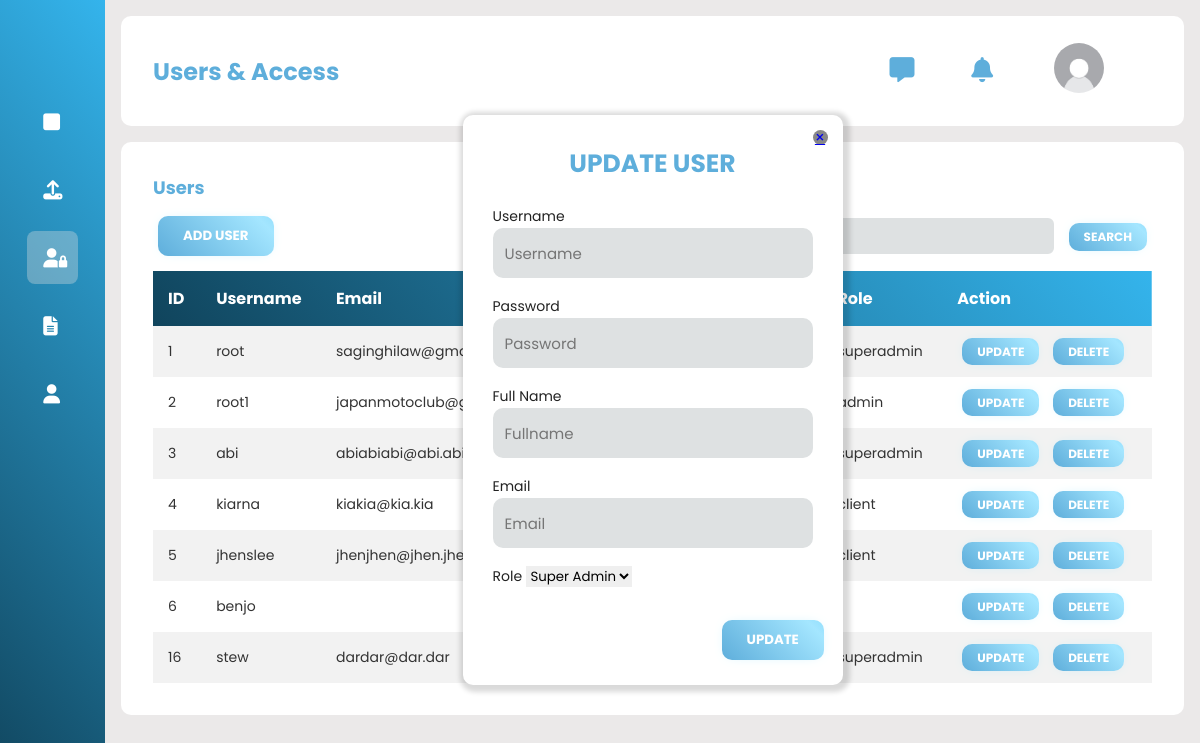
The page /crud/update.php (signed in) on the database its author committed.
### tables this page shows
CREATE TABLE `tbuser` (
  `id` int(15) UNSIGNED NOT NULL,
  `role` varchar(15) NOT NULL,
  `username` varchar(45) NOT NULL,
  `email` varchar(50) NOT NULL,
  `password` varchar(45) NOT NULL,
  `fullname` varchar(45) NOT NULL,
  `a_status` varchar(10) NOT NULL,
  `profile_picture` varchar(50) NOT NULL
);

### crud/update.php (the view, shortened to what this page needs)
<!DOCTYPE html>
<html>
    <head>
        <link rel="stylesheet" type="text/css" href="../include/styles/styles.css">
        <link rel="stylesheet" href="https://cdnjs.cloudflare.com/ajax/libs/font-awesome/6.4.0/css/all.min.css"/>
    </head>
    <?php
        require_once 'connect.php';
            echo '<div class="sidebar">
            <div class="logo"></div>
                <ul class="menu">
                    <li>
                        <a href="..\home.php">
                        <i class="fas fa-square"></i>
                    </a>
                </li>
                <li>
                <a href="..\upload.php">
                    <i class="fas fa-upload"></i>
                </a>
                </li>
                <li class="active">
                    <a href=".\read.php">
                        <i class="fas fa-user-lock"></i>
                    </a>
                </li>
                <li>
                    <a href="..\auditlog.php">
                        <i class="fas fa-file-lines"></i>
                    </a>
                </li>
                <li>
                <a href="#">
                    <i class="fas fa-user"></i>
                </a>
                </li>
            </ul>
        </div>
    <div class="main--content">
        <div class="header--wrapper">
            <div class="header--title">
                <h2>Users & Access</h2>
            </div>
            <div class="user--info">
                <div class="nav--icons">
                    <ul>
                        <li>
                            <a href="">
                            <i class="fa-solid fa-message"></i>
                            </a>
                        </li>
                        <li>
                            <a href="" class="notification">
                            <i class="fa-solid fa-bell"></i>
                            </a>
                        </li>
                    </ul>
                </div>
                <div class="profile" >
                <img id="menu-btn" src="../include/styles/images/profile.jpg" alt=""/>
                </div>
                    <h3>'.$_SESSION["username"].'<br><span>Super Admin</span></h3>
                </div>
            </div>
            <div class="card--container">
            <h3 class="main--title">Users</h3>
';
?>
        <div class="container-bar">
            <button id="add_btn" class="add_user_btn">Add User</button>
            <div class="search_add">
                <form action="search.php" method="post">
                    <input class="txt-inputs" type="text" name="id" placeholder="Search">
                    <input class="tbl_btn" type="submit" name="Find" value="Search">
                </form>
            </div>
        </div>
    <?php
        $pdoQuery = 'SELECT * FROM tbuser';
        $pdoResult = $pdoConnect->prepare($pdoQuery);
        $pdoResult->execute();
        echo '<table border="2" cellpadding="7">
        <thead>
        <tr>
        <th>ID</th>
        <th>Username</th>
        <th>Email</th>
        <th>Password</th>
        <th>Full name</th>
        <th>Role</th>
        <th>Action</th>
        </tr>
        </thead>';
        while($row = $pdoResult->fetch(PDO::FETCH_ASSOC))
        {
            extract($row);
            echo "<tr>";
            echo "<td>$id</td>";
            echo "<td>$username</td>";
            echo "<td>$email</td>";
            echo "<td>$password</td>";
            echo "<td>$fullname</td>";
            echo "<td>$role</td>";
            echo "<td>
                <a class='tbl_btn' id='update_btn' href='#';?>Update</a>
                <a class='tbl_btn' href='delete.php?id=$id';?>Delete</a>
                </td>";
            echo "</tr>";
        }
        $pdoQuery = $pdoConnect->prepare("SELECT * FROM tbuser WHERE id = :id");
        $pdoResult = $pdoQuery->fetchAll();
    ?>
            <div class="update_center">
                <div id="menu_update" class="update_menu show_update">
                    <h2>UPDATE USER</h2>
                        <div id="updateclosebtn" class="updateclose_btn">
                            <a href=".\read.php">&times;</a>
                        </div>
                    <form action="update.php?id=<?php if(isset($_GET["id"])){echo $_GET["id"];}?>" method="post">
                    <div class="update_form_element">
                        <label for="user">Username</label>
                        <input type="text" name="user" value="<?php if(isset($pdoResult[0]['username'])){echo $pdoResult[0]['username'];} ?>" required placeholder="Username">
                    </div>
                    <div class="update_form_element">
                        <label for="pass">Password</label>
                        <input type="password" name="pass" value="<?php if(isset($pdoResult[0]['password'])){echo $pdoResult[0]['password'];} ?>" required placeholder="Password">
                    </div>
                    <div class="update_form_element">
                        <label for="fname">Full Name</label>
                        <input type="text" name="fname" value="<?php if(isset($pdoResult[0]['fullname'])){echo $pdoResult[0]['fullname'];} ?>" required placeholder="Fullname">
                    </div>
                    <div class="update_form_element">
                        <label for="email">Email</label>
                        <input type="email" name="email" value="<?php if(isset($pdoResult[0]['email'])){echo $pdoResult[0]['email'];} ?>" required placeholder="Email">
                    </div>
                    <div class="update_form_element">
                        <label for="role">Role</label>
                        <select name="role" required>
                            <option value="superadmin" <?php if (isset($pdoResult[0]['role']) && $pdoResult[0]['role'] == 'superadmin') {echo 'selected';} ?>>Super Admin</option>
                        </select>
                    </div>
                    <div id="updatesavebtn" class="update_save_btn">
                        <input class="update_user_btn" type="submit" name="modify" value="Update">
                    </div>
                    </form>
                </div>
            </div>
    </body>
</html>

### rows shown on the page
tbuser: id "1", username "root", email "saginghilaw@gmail.com", role "superadmin"
tbuser: id "2", username "root1", email "japanmotoclub@gmail.com", role "admin"
tbuser: id "3", username "abi", email "abiabiabi@abi.abi", role "superadmin"
tbuser: id "4", username "kiarna", email "kiakia@kia.kia", role "client"
tbuser: id "5", username "jhenslee", email "jhenjhen@jhen.jhen", role "client"
tbuser: id "6", username "benjo"
tbuser: id "16", username "stew", email "dardar@dar.dar", role "superadmin"
